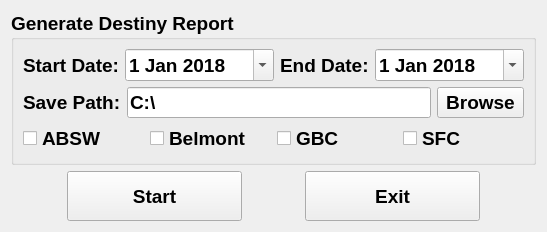
<?xml version="1.0" encoding="UTF-8"?>
<ui version="4.0">
 <class>mainWindow</class>
 <widget class="QWidget" name="mainWindow">
  <property name="windowModality">
   <enum>Qt::NonModal</enum>
  </property>
  <property name="enabled">
   <bool>true</bool>
  </property>
  <property name="geometry">
   <rect>
    <x>0</x>
    <y>0</y>
    <width>547</width>
    <height>222</height>
   </rect>
  </property>
  <property name="sizePolicy">
   <sizepolicy hsizetype="Maximum" vsizetype="Maximum">
    <horstretch>0</horstretch>
    <verstretch>0</verstretch>
   </sizepolicy>
  </property>
  <property name="baseSize">
   <size>
    <width>430</width>
    <height>400</height>
   </size>
  </property>
  <property name="windowTitle">
   <string>Auto Schedule</string>
  </property>
  <layout class="QVBoxLayout" name="mainWindowLayout">
   <item>
    <widget class="QGroupBox" name="genReportBox">
     <property name="sizePolicy">
      <sizepolicy hsizetype="Expanding" vsizetype="MinimumExpanding">
       <horstretch>0</horstretch>
       <verstretch>0</verstretch>
      </sizepolicy>
     </property>
     <property name="font">
      <font>
       <family>Tahoma</family>
       <pointsize>14</pointsize>
       <weight>75</weight>
       <italic>false</italic>
       <bold>true</bold>
       <underline>false</underline>
      </font>
     </property>
     <property name="title">
      <string>Generate Destiny Report</string>
     </property>
     <property name="checkable">
      <bool>false</bool>
     </property>
     <property name="checked">
      <bool>false</bool>
     </property>
     <layout class="QVBoxLayout" name="genReportLayout">
      <property name="sizeConstraint">
       <enum>QLayout::SetDefaultConstraint</enum>
      </property>
      <item>
       <layout class="QHBoxLayout" name="dateLayout">
        <property name="sizeConstraint">
         <enum>QLayout::SetDefaultConstraint</enum>
        </property>
        <item>
         <widget class="QLabel" name="startDateLabel">
          <property name="sizePolicy">
           <sizepolicy hsizetype="Minimum" vsizetype="Minimum">
            <horstretch>0</horstretch>
            <verstretch>0</verstretch>
           </sizepolicy>
          </property>
          <property name="font">
           <font>
            <family>Tahoma</family>
            <pointsize>14</pointsize>
            <weight>75</weight>
            <italic>false</italic>
            <bold>true</bold>
            <underline>false</underline>
           </font>
          </property>
          <property name="text">
           <string>Start Date:</string>
          </property>
         </widget>
        </item>
        <item>
         <widget class="QDateEdit" name="selectStartDate">
          <property name="sizePolicy">
           <sizepolicy hsizetype="MinimumExpanding" vsizetype="Minimum">
            <horstretch>0</horstretch>
            <verstretch>0</verstretch>
           </sizepolicy>
          </property>
          <property name="font">
           <font>
            <family>Tahoma</family>
            <pointsize>14</pointsize>
            <weight>75</weight>
            <italic>false</italic>
            <bold>true</bold>
            <underline>false</underline>
           </font>
          </property>
          <property name="frame">
           <bool>true</bool>
          </property>
          <property name="readOnly">
           <bool>false</bool>
          </property>
          <property name="showGroupSeparator" stdset="0">
           <bool>false</bool>
          </property>
          <property name="calendarPopup">
           <bool>true</bool>
          </property>
          <property name="date">
           <date>
            <year>2018</year>
            <month>1</month>
            <day>1</day>
           </date>
          </property>
         </widget>
        </item>
        <item>
         <widget class="QLabel" name="endDateLabel">
          <property name="sizePolicy">
           <sizepolicy hsizetype="Minimum" vsizetype="Minimum">
            <horstretch>0</horstretch>
            <verstretch>0</verstretch>
           </sizepolicy>
          </property>
          <property name="font">
           <font>
            <family>Tahoma</family>
            <pointsize>14</pointsize>
            <weight>75</weight>
            <italic>false</italic>
            <bold>true</bold>
            <underline>false</underline>
           </font>
          </property>
          <property name="text">
           <string>End Date:</string>
          </property>
         </widget>
        </item>
        <item>
         <widget class="QDateEdit" name="selectEndDate">
          <property name="sizePolicy">
           <sizepolicy hsizetype="MinimumExpanding" vsizetype="Minimum">
            <horstretch>0</horstretch>
            <verstretch>0</verstretch>
           </sizepolicy>
          </property>
          <property name="font">
           <font>
            <family>Tahoma</family>
            <pointsize>14</pointsize>
            <weight>75</weight>
            <italic>false</italic>
            <bold>true</bold>
            <underline>false</underline>
           </font>
          </property>
          <property name="focusPolicy">
           <enum>Qt::WheelFocus</enum>
          </property>
          <property name="readOnly">
           <bool>false</bool>
          </property>
          <property name="calendarPopup">
           <bool>true</bool>
          </property>
          <property name="date">
           <date>
            <year>2018</year>
            <month>1</month>
            <day>1</day>
           </date>
          </property>
         </widget>
        </item>
       </layout>
      </item>
      <item>
       <layout class="QHBoxLayout" name="saveReportPathLayout">
        <item>
         <widget class="QLabel" name="saveReportPathLabel">
          <property name="sizePolicy">
           <sizepolicy hsizetype="Minimum" vsizetype="Minimum">
            <horstretch>0</horstretch>
            <verstretch>0</verstretch>
           </sizepolicy>
          </property>
          <property name="font">
           <font>
            <family>Tahoma</family>
            <pointsize>14</pointsize>
            <weight>75</weight>
            <italic>false</italic>
            <bold>true</bold>
            <underline>false</underline>
           </font>
          </property>
          <property name="text">
           <string>Save Path:</string>
          </property>
         </widget>
        </item>
        <item>
         <widget class="QLineEdit" name="selectSaveReportPath">
          <property name="sizePolicy">
           <sizepolicy hsizetype="MinimumExpanding" vsizetype="Minimum">
            <horstretch>0</horstretch>
            <verstretch>0</verstretch>
           </sizepolicy>
          </property>
          <property name="font">
           <font>
            <family>Tahoma</family>
            <pointsize>14</pointsize>
            <weight>75</weight>
            <italic>false</italic>
            <bold>true</bold>
            <underline>false</underline>
           </font>
          </property>
          <property name="text">
           <string>C:\</string>
          </property>
          <property name="readOnly">
           <bool>true</bool>
          </property>
         </widget>
        </item>
        <item>
         <widget class="QToolButton" name="browseSaveReportButton">
          <property name="sizePolicy">
           <sizepolicy hsizetype="Minimum" vsizetype="Minimum">
            <horstretch>0</horstretch>
            <verstretch>0</verstretch>
           </sizepolicy>
          </property>
          <property name="font">
           <font>
            <family>Tahoma</family>
            <pointsize>14</pointsize>
            <weight>75</weight>
            <italic>false</italic>
            <bold>true</bold>
            <underline>false</underline>
           </font>
          </property>
          <property name="text">
           <string>Browse</string>
          </property>
          <property name="checkable">
           <bool>false</bool>
          </property>
          <property name="popupMode">
           <enum>QToolButton::InstantPopup</enum>
          </property>
          <property name="toolButtonStyle">
           <enum>Qt::ToolButtonTextOnly</enum>
          </property>
         </widget>
        </item>
       </layout>
      </item>
      <item>
       <layout class="QHBoxLayout" name="locationLayout">
        <item>
         <widget class="QCheckBox" name="ABSWcheckBox">
          <property name="font">
           <font>
            <underline>false</underline>
           </font>
          </property>
          <property name="text">
           <string>ABSW</string>
          </property>
         </widget>
        </item>
        <item>
         <widget class="QCheckBox" name="BelmontcheckBox">
          <property name="font">
           <font>
            <underline>false</underline>
           </font>
          </property>
          <property name="text">
           <string>Belmont</string>
          </property>
         </widget>
        </item>
        <item>
         <widget class="QCheckBox" name="GBCcheckBox">
          <property name="font">
           <font>
            <underline>false</underline>
           </font>
          </property>
          <property name="text">
           <string>GBC</string>
          </property>
         </widget>
        </item>
        <item>
         <widget class="QCheckBox" name="SFCcheckBox">
          <property name="font">
           <font>
            <underline>false</underline>
           </font>
          </property>
          <property name="text">
           <string>SFC</string>
          </property>
         </widget>
        </item>
       </layout>
      </item>
     </layout>
    </widget>
   </item>
   <item>
    <layout class="QHBoxLayout" name="startExitLayout">
     <property name="sizeConstraint">
      <enum>QLayout::SetDefaultConstraint</enum>
     </property>
     <item>
      <spacer name="horizontalSpacer_2">
       <property name="font">
        <font>
         <family>Tahoma</family>
         <pointsize>14</pointsize>
        </font>
       </property>
       <property name="orientation">
        <enum>Qt::Horizontal</enum>
       </property>
       <property name="sizeType">
        <enum>QSizePolicy::Expanding</enum>
       </property>
       <property name="sizeHint" stdset="0">
        <size>
         <width>40</width>
         <height>20</height>
        </size>
       </property>
      </spacer>
     </item>
     <item>
      <widget class="QPushButton" name="StartButton">
       <property name="sizePolicy">
        <sizepolicy hsizetype="MinimumExpanding" vsizetype="Minimum">
         <horstretch>0</horstretch>
         <verstretch>0</verstretch>
        </sizepolicy>
       </property>
       <property name="minimumSize">
        <size>
         <width>175</width>
         <height>50</height>
        </size>
       </property>
       <property name="font">
        <font>
         <family>Tahoma</family>
         <pointsize>14</pointsize>
         <weight>75</weight>
         <italic>false</italic>
         <bold>true</bold>
        </font>
       </property>
       <property name="text">
        <string>Start</string>
       </property>
      </widget>
     </item>
     <item>
      <spacer name="horizontalSpacer">
       <property name="font">
        <font>
         <family>Tahoma</family>
         <pointsize>14</pointsize>
         <weight>75</weight>
         <italic>false</italic>
         <bold>true</bold>
        </font>
       </property>
       <property name="orientation">
        <enum>Qt::Horizontal</enum>
       </property>
       <property name="sizeType">
        <enum>QSizePolicy::MinimumExpanding</enum>
       </property>
       <property name="sizeHint" stdset="0">
        <size>
         <width>40</width>
         <height>20</height>
        </size>
       </property>
      </spacer>
     </item>
     <item>
      <widget class="QPushButton" name="exitButton">
       <property name="sizePolicy">
        <sizepolicy hsizetype="MinimumExpanding" vsizetype="Minimum">
         <horstretch>0</horstretch>
         <verstretch>0</verstretch>
        </sizepolicy>
       </property>
       <property name="minimumSize">
        <size>
         <width>175</width>
         <height>50</height>
        </size>
       </property>
       <property name="font">
        <font>
         <family>Tahoma</family>
         <pointsize>14</pointsize>
         <weight>75</weight>
         <italic>false</italic>
         <bold>true</bold>
        </font>
       </property>
       <property name="text">
        <string>Exit</string>
       </property>
      </widget>
     </item>
     <item>
      <spacer name="horizontalSpacer_3">
       <property name="font">
        <font>
         <family>Tahoma</family>
         <pointsize>14</pointsize>
        </font>
       </property>
       <property name="orientation">
        <enum>Qt::Horizontal</enum>
       </property>
       <property name="sizeHint" stdset="0">
        <size>
         <width>40</width>
         <height>20</height>
        </size>
       </property>
      </spacer>
     </item>
    </layout>
   </item>
  </layout>
 </widget>
 <resources/>
 <connections/>
</ui>
